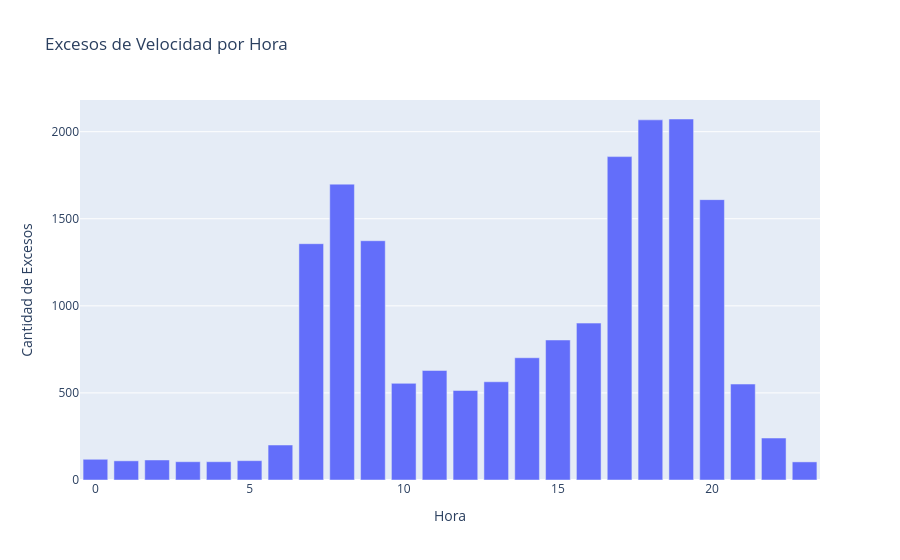

Notebook source saved alongside this figure:
### Markdown cell above
## 1. Excesos de velocidad por hora

### Code cell
excesos_hora = (
    df[df["exceeded"] == True]
    .groupby("hour")
    .size()
    .reset_index(name="cantidad")
)

fig = px.bar(
    excesos_hora,
    x="hour",
    y="cantidad",
    title="Excesos de Velocidad por Hora",
    labels={
        "hour": "Hora",
        "cantidad": "Cantidad de Excesos"
    }
)

fig.show()

### Figure 1 — Plotly figure (JSON) as saved in the notebook; plotly's stock layout.template omitted (floating-point values rounded to 4 significant figures)
{"data": [{"hovertemplate": "Hora=%{x}<br>Cantidad de Excesos=%{y}<extra></extra>", "legendgroup": "", "marker": {"color": "#636efa", "pattern": {"shape": ""}}, "name": "", "orientation": "v", "showlegend": false, "textposition": "auto", "type": "bar", "x": [0, 1, 2, 3, 4, 5, 6, 7, 8, 9, 10, 11, 12, 13, 14, 15, 16, 17, 18, 19, 20, 21, 22, 23], "xaxis": "x", "y": [119, 110, 115, 105, 105, 111, 201, 1357, 1699, 1374, 555, 629, 514, 564, 702, 804, 901, 1857, 2068, 2073, 1610, 551, 241, 104], "yaxis": "y"}], "layout": {"barmode": "relative", "legend": {"tracegroupgap": 0}, "title": {"text": "Excesos de Velocidad por Hora"}, "xaxis": {"anchor": "y", "domain": [0, 1], "title": {"text": "Hora"}}, "yaxis": {"anchor": "x", "domain": [0, 1], "title": {"text": "Cantidad de Excesos"}}}}
